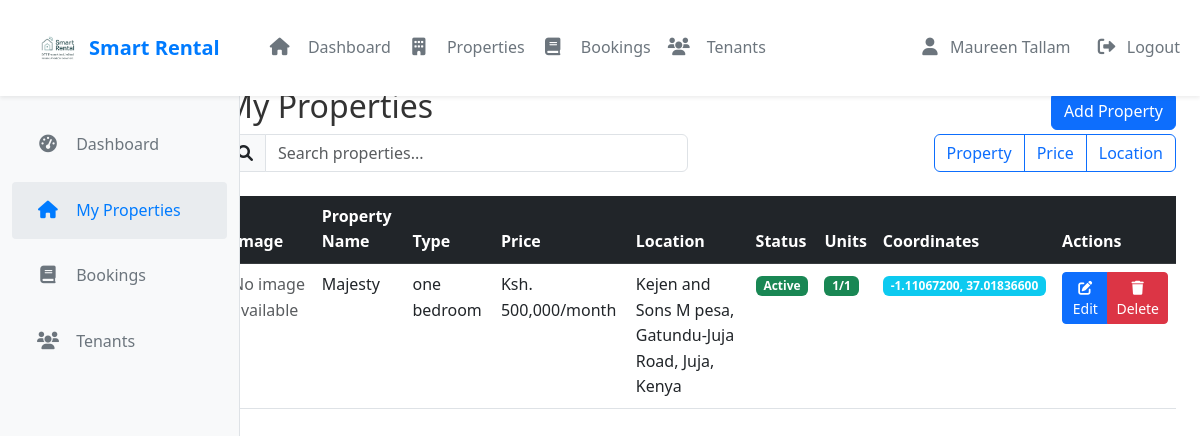
/smart_landlords/properties.php (signed in), run on the app's committed database.
### tables this page shows
CREATE TABLE `houses` (
  `id` int(30) NOT NULL,
  `landlord_id` int(30) NOT NULL,
  `house_no` varchar(50) NOT NULL,
  `category_id` int(30) NOT NULL,
  `description` text NOT NULL,
  `location` varchar(255) DEFAULT NULL,
  `city` varchar(100) DEFAULT NULL,
  `state` varchar(100) DEFAULT NULL,
  `country` varchar(100) DEFAULT NULL,
  `latitude` decimal(10,8) DEFAULT NULL,
  `longitude` decimal(11,8) DEFAULT NULL,
  `price` double NOT NULL,
  `security_deposit` decimal(10,2) DEFAULT NULL,
  `min_rental_period` int(11) DEFAULT 1 COMMENT 'In months',
  `max_rental_period` int(11) DEFAULT 12 COMMENT 'In months',
  `advance_rent_months` int(11) DEFAULT 1 COMMENT 'Number of months rent to pay in advance',
  `bedrooms` int(11) DEFAULT 0,
  `bathrooms` int(11) DEFAULT 0,
  `area` decimal(10,2) DEFAULT NULL,
  `image` varchar(255) DEFAULT NULL,
  `main_image` varchar(255) DEFAULT NULL,
  `featured` tinyint(1) DEFAULT 0,
  `status` tinyint(1) DEFAULT 1,
  `created_at` timestamp NOT NULL DEFAULT current_timestamp(),
  `updated_at` timestamp NOT NULL DEFAULT current_timestamp() ON UPDATE current_timestamp(),
  `address` text DEFAULT NULL,
  `total_units` int(11) NOT NULL DEFAULT 1,
  `available_units` int(11) NOT NULL DEFAULT 1
);

CREATE TABLE `categories` (
  `id` int(30) NOT NULL,
  `name` varchar(200) NOT NULL
);

### smart_landlords/properties.php (the view, shortened to what this page needs)
<?php
require_once '../config/db.php';
$stmt = $conn->prepare("SELECT h.*, c.name as category_name
                       FROM houses h
                       LEFT JOIN categories c ON h.category_id = c.id
                       WHERE h.landlord_id = ?");
$stmt->bind_param('i', $_SESSION['user_id']);
$stmt->execute();
$properties = $stmt->get_result()->fetch_all(MYSQLI_ASSOC);
?>
<!DOCTYPE html>
<html lang="en">
<head>
    <link href="https://cdn.jsdelivr.net/npm/bootstrap@5.3.0/dist/css/bootstrap.min.css" rel="stylesheet">
    <link rel="stylesheet" href="https://cdnjs.cloudflare.com/ajax/libs/font-awesome/6.0.0/css/all.min.css">
    <link rel="stylesheet" href="assets/css/style.css">
</head>
<body>
    <?php include('./includes/header.php'); ?>
    <div class="container-fluid">
        <div class="row">
            <nav id="sidebar" class="col-md-3 col-lg-2 d-md-block bg-light sidebar">
                <div class="position-sticky pt-3">
                    <ul class="nav flex-column">
                        <li class="nav-item">
                            <a class="nav-link" href="index.php">
                                <i class="fas fa-tachometer-alt"></i> Dashboard
                            </a>
                        </li>
                        <li class="nav-item">
                            <a class="nav-link active" href="properties.php">
                                <i class="fas fa-home"></i> My Properties
                            </a>
                        </li>
                        <li class="nav-item">
                            <a class="nav-link" href="bookings.php">
                                <i class="fas fa-book"></i> Bookings
                            </a>
                        </li>
                        <li class="nav-item">
                            <a class="nav-link" href="tenants.php">
                                <i class="fas fa-users"></i> Tenants
                            </a>
                        </li>
                    </ul>
                </div>
            </nav>
            <main class="col-md-9 ms-sm-auto col-lg-10 px-md-4">
                <div class="d-flex justify-content-between flex-wrap flex-md-nowrap align-items-center pt-3 pb-2 mb-3 border-bottom">
                    <h1 class="h2">Manage Properties</h1>
                </div>
                <div class="d-flex justify-content-between align-items-center">
                    <h2>My Properties</h2>
                    <a href="add_property.php" class="btn btn-primary">
                        Add Property
                    </a>
                </div>
                <div class="row mb-4">
                    <div class="col-md-6">
                        <div class="input-group">
                            <span class="input-group-text">
                                <i class="fas fa-search"></i>
                            </span>
                            <input type="text" id="searchInput" class="form-control" placeholder="Search properties...">
                        </div>
                    </div>
                    <div class="col-md-6">
                        <div class="btn-group float-end">
                            <button class="btn btn-outline-primary" onclick="sortTable(0)">Property</button>
                            <button class="btn btn-outline-primary" onclick="sortTable(2)">Price</button>
                            <button class="btn btn-outline-primary" onclick="sortTable(3)">Location</button>
                        </div>
                    </div>
                </div>
                <div class="table-responsive">
                    <table class="table table-hover" id="propertiesTable">
                        <thead class="table-dark">
                            <tr>
                                <th>Image</th>
                            <th>Property Name</th>
                            <th>Type</th>
                            <th>Price</th>
                            <th>Location</th>
                            <th>Status</th>
                                <th>Units</th>
                            <th>Coordinates</th>
                                <th>Actions</th>
                            </tr>
                        </thead>
                        <tbody>
                            <?php foreach ($properties as $property): ?>
                            <tr>
                                <td>
                                    <?php
                                    $imagePath = '../uploads/' . $property['main_image'];
                                    if (file_exists($imagePath)) {
                                        echo '<img src="' . htmlspecialchars($imagePath) . '"
                                              alt="' . htmlspecialchars($property['house_no']) . '"
                                              class="property-image"
                                              style="width: 50px; height: 50px; object-fit: cover;">';
                                    } else {
                                        echo '<div class="text-muted">No image available</div>';
                                    }
                                    ?>
                                </td>
                                <td><?php echo htmlspecialchars($property['house_no']); ?></td>
                                <td><?php echo htmlspecialchars($property['category_name']); ?></td>
                                <td>Ksh. <?php echo number_format($property['price']); ?>/month</td>
                                <td><?php echo htmlspecialchars($property['location']); ?></td>
                                <td>
                                    <span class="badge bg-<?php echo $property['status'] ? 'success' : 'danger'; ?>">
                                        <?php echo $property['status'] ? 'Active' : 'Inactive'; ?>
                                    </span>
                                </td>
                                <td>
                                    <span class="badge <?php echo $property['available_units'] > 0 ? 'bg-success' : 'bg-danger'; ?>">
                                        <?php echo htmlspecialchars($property['available_units'] . '/' . $property['total_units']); ?>
                                    </span>
                                </td>
                                <td>
                                    <span class="badge bg-info">
                                        <?php echo htmlspecialchars($property['latitude'] . ', ' . $property['longitude']); ?>
                                    </span>
                                </td>
                                <td>
                                    <div class="btn-group">
                                        <button class="btn btn-sm btn-primary" onclick="editProperty(<?php echo $property['id']; ?>)">
                                            <i class="fas fa-edit"></i> Edit
                                        </button>
                                        <button class="btn btn-sm btn-danger" data-bs-toggle="modal" data-bs-target="#deletePropertyModal" data-property-id="<?php echo $property['id']; ?>" data-property-name="<?php echo htmlspecialchars($property['house_no']); ?>">
                                            <i class="fas fa-trash"></i> Delete
                                        </button>
                                    </div>
                                </td>
                            </tr>
                            <?php endforeach; ?>
                        </tbody>
                    </table>
                </div>
            </main>
        </div>
    </div>
</body>
</html>

### smart_landlords/assets/css/style.css (style rules this page uses)
body { font-family: 'Segoe UI', Tahoma, Geneva, Verdana, sans-serif; line-height: 1.6; color: #333; }
.sidebar { position: fixed; top: 0; left: 0; width: 240px; min-height: 100vh; padding-top: 6rem; background-color: #f8f9fa; border-right: 1px solid #dee2e6; z-index: 1000; }
.nav-link { color: #6c757d; padding: 1rem 1.5rem; margin: 0.25rem 0; transition: all 0.3s ease; border-radius: 4px; }
.nav-link i { width: 1.75rem; text-align: center; margin-right: 1rem; font-size: 1.2rem; }
.nav-link.active { color: #007bff; background-color: #e9ecef; font-weight: 500; }
.nav-link i { width: 1.5rem; text-align: center; margin-right: 0.75rem; font-size: 1.1rem; }

### data on the page
houses: shows "No image available", house_no "Majesty", category.name "one bedroom", price "500,000", location "Kejen and Sons M pesa, Gatundu-Juja Road, Juja, Kenya", status "Active", available_units+total_units "1/1", latitude+longitude "-1.11067200, 37.01836600"

### other printed values
$_SESSION['user_name'] "Maureen Tallam"
